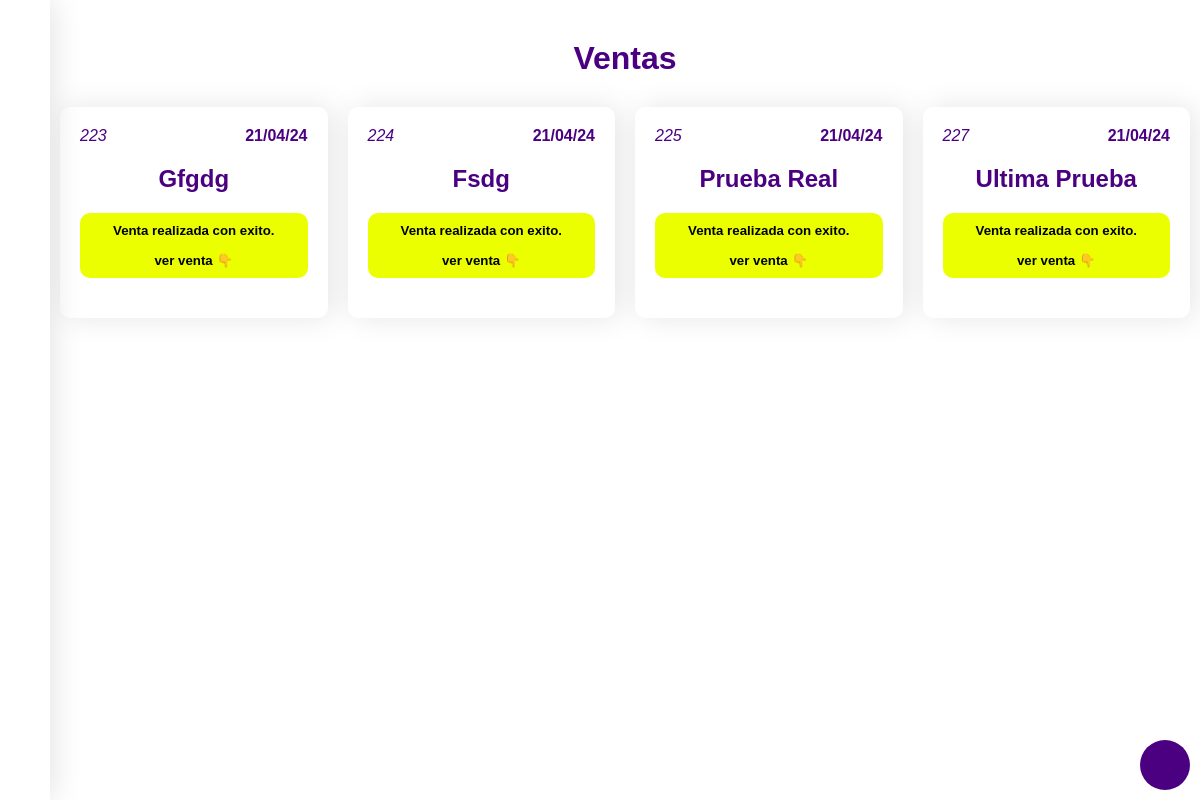
/ventas/ (signed in), run on an earlier commit of the app's database.
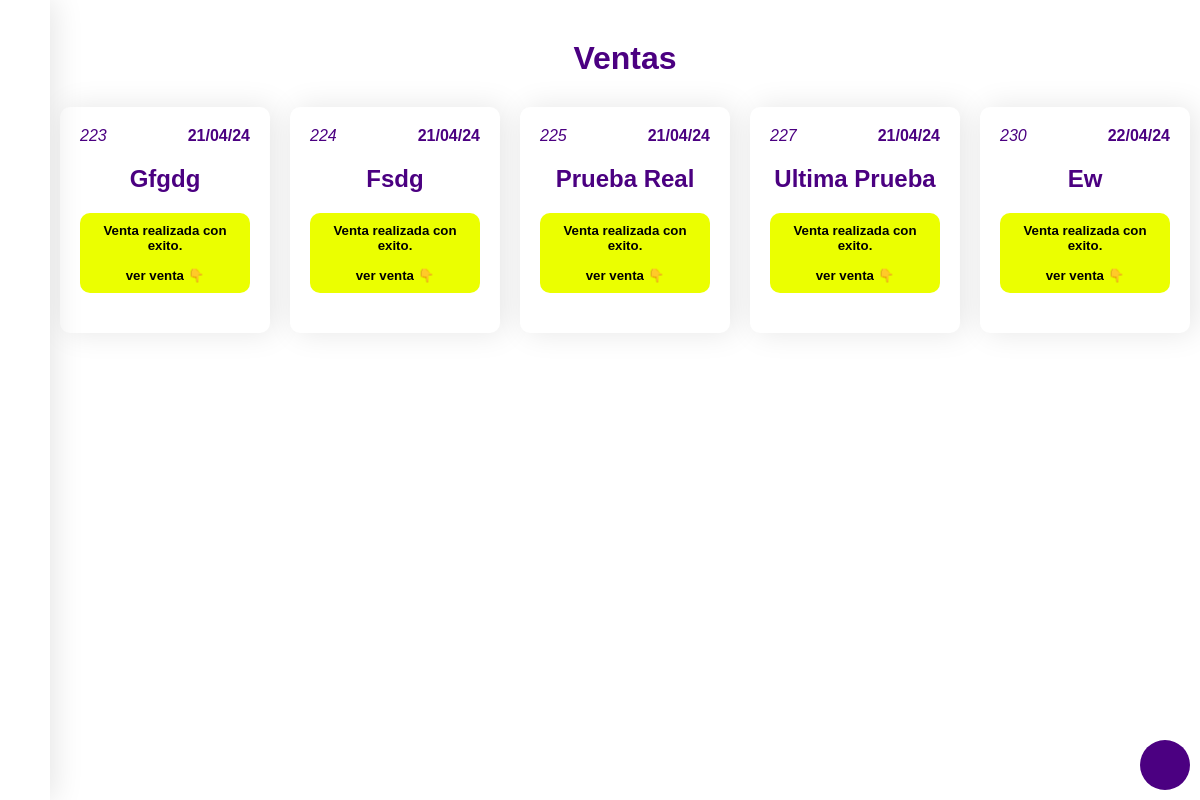
And on a later commit of the database.
### ventas/models.py (models this page shows)
class Factura(models.Model):
    codigo = models.AutoField(primary_key=True)
    nombre_factura = models.CharField(max_length=50)
    fecha_factura = models.DateTimeField(auto_now_add=True)
    def __str__(self):
            return self.nombre_factura

### ventas/views.py (the view)
# urls.py: path('ventas/', login_required(views.PageVentas), name="PageVentasLink"),
@login_required
def PageVentas(request):
    if request.method == 'POST':
        factura = FacturaForm(request.POST)
        if factura.is_valid():
            fac = factura.save()
            return redirect('crearVentaLink',fac.codigo)
    facturas_con_ventas = Factura.objects.filter(venta_productos_factura__isnull=False).distinct()
    formulario_fac = FacturaForm()
    facturas = Factura.objects.get(codigo=223)
    context={
        'fact':facturas_con_ventas,
        'form_fac':formulario_fac,
        'ftr':facturas,
    }
    return render(request,"Ventas-templates/venta.html",context)

### ventas/templates/Ventas-templates/venta.html (shortened to what this page needs)
{% extends 'base.html' %}
{% load static %}
{% block content %}
<button class="btn-abrir" >
</button>
    <div class="seccion-ventas">
        <h1>ventas</h1>
        <div class="cards">
            {% if fact %}
            {% for fac in fact %}
            <section class="facturas-cards">
                <div class="cards-header">
                    <i>{{fac.codigo}}</i>
                    <b>{{fac.fecha_factura|date:"d/m/y"}}</b>
                </div>
                <div class="cards-titulo">
                    <h2>{{fac}}</h2>
                </div>
                <div class="card-info">
                    <h5>Venta realizada con exito. <br><br>
                    ver venta 👇</h5>
                </div>
            </section>
            {% endfor  %}
            {% else %}
                <li class="noFacturas">No hay facturas</li>
            {% endif %}
        </div>
    </div>
{% endblock %}

### ventas/templates/base.html (shortened to what this page needs)
{% load static %}
<html lang="en">
<head>
  <link rel="stylesheet" href="{% static 'css/style.css' %}">
  <link rel="stylesheet" href="https://cdn.jsdelivr.net/npm/@tabler/icons-webfont@2.47.0/tabler-icons.min.css">
  <link href="https://cdn.jsdelivr.net/npm/tom-select@2.3.1/dist/css/tom-select.css" rel="stylesheet">
</head>
<body>
     <section class="sidebar">
      <div class="logo_content">
        <i class="ti ti-menu-2"  id='btn'></i>
      </div>
      <ul class="nav">
        <li>
          <a href="{% url 'PageInicioLink' %}">
            <i class="ti ti-Home"></i>
          </a>
        </li>
        <li>
          <a href="{% url 'PageVentasLink' %}">
            <i class="ti ti-shopping-cart"></i>
          </a>
        </li>
        <li>
          <a href="{% url 'PageProductosLink' %}">
            <i class="ti ti-building-store"></i>
          </a>
        </li>
        <li>
          <a href="{% url 'reportesPageLink' %}">
            <i class="ti ti-businessplan"></i>
          </a>
        </li>
        <li>
          <a href="{% url 'PageEstadisticasLink' %}">
            <i class="ti ti-brand-google-analytics"></i>
          </a>
        </li>
        <li>
          <a href="{% url 'historialPageLink' %}">
            <i class="ti ti-sitemap"></i>
          </a>
        </li>
        <li>
        </li>
      </ul>
    </section>
    <section class="contenido">
      {% block content %}{% endblock %}
    </section>
<body>
</html>

### ventas/static/css/style.css (style rules this page uses)
* { font-family: "Poppins", sans-serif; margin: 0; padding: 0; box-sizing: border-box; }
body { position: relative; min-height: 100vh; width: 100%; background: #e7e9f5; position: relative; }
:root { --color1:#FFFFFF; --color2:#4B0081; --color3:#EBFF00; }
.sidebar { position: fixed; top: 0; left: 0; width: 50px; background: var(--color1); padding: 6px 0px; height: 100%; box-shadow: 5px 0 30px rgba(0, 0, 0, 0.1); transition: all 0.5s ease; overflow: hidden; z-index: 10; }
.sidebar #btn { position: absolute; color: var(--color2); left: 50%; top: 6px; font-size: 20px; height: 50px; width: 50px; text-align: center; line-height: 50px; transform: translate(-50%); }
.sidebar i { height: 50px; min-width: 50px; border-radius: 12px; line-height: 50px; text-align: center; font-size: 25px; }
.sidebar ul { margin-top: 20px; }
.sidebar ul li { position: relative; height: 50px; width: 100%; margin: 0; list-style: none; line-height: 50px; }
.sidebar ul li a { color:var(--color2); display: flex; text-decoration: none; align-items: center; border-radius: 20px; font-size: 13px; white-space: nowrap; transition: all 0.4s ease; }
.contenido { margin-left: 50px; background-color:var(--color1); min-height: 100vh; padding: 10px; }
.btn-abrir { width: 50px; height: 50px; background-color: var(--color2); padding: 20px; border-radius: 50px; display: flex; justify-content: center; align-items: center; position: fixed; bottom: 10px; right: 10px; border: none; color: var(--color1); }
.seccion-ventas h1 { text-transform: capitalize; text-align: center; color: var(--color2); font-size: xx-large; padding: 30px; }
.cards { display: flex; flex-wrap: wrap; gap: 20px; }
.facturas-cards { box-shadow: 5px 0 30px rgba(0, 0, 0, 0.1); flex-grow: 1; width: 200px; background-color:var(--color1); padding: 20px; display: flex; flex-direction: column; align-items: center; gap: 20px; border-radius: 10px; }
.cards-header { width: 100%; display: flex; justify-content: space-between; align-items: center; color: var(--color2); }
.cards-titulo { text-align: center; text-transform: capitalize; color: var(--color2); }
.card-info { border-radius: 10px; background-color: var(--color3); width: 100%; padding: 10px; text-align: center; }

What changed in the data, as far as the page shows it:
added Factura: codigo "230", fecha_factura "22/04/24", nombre_factura "Ew"
